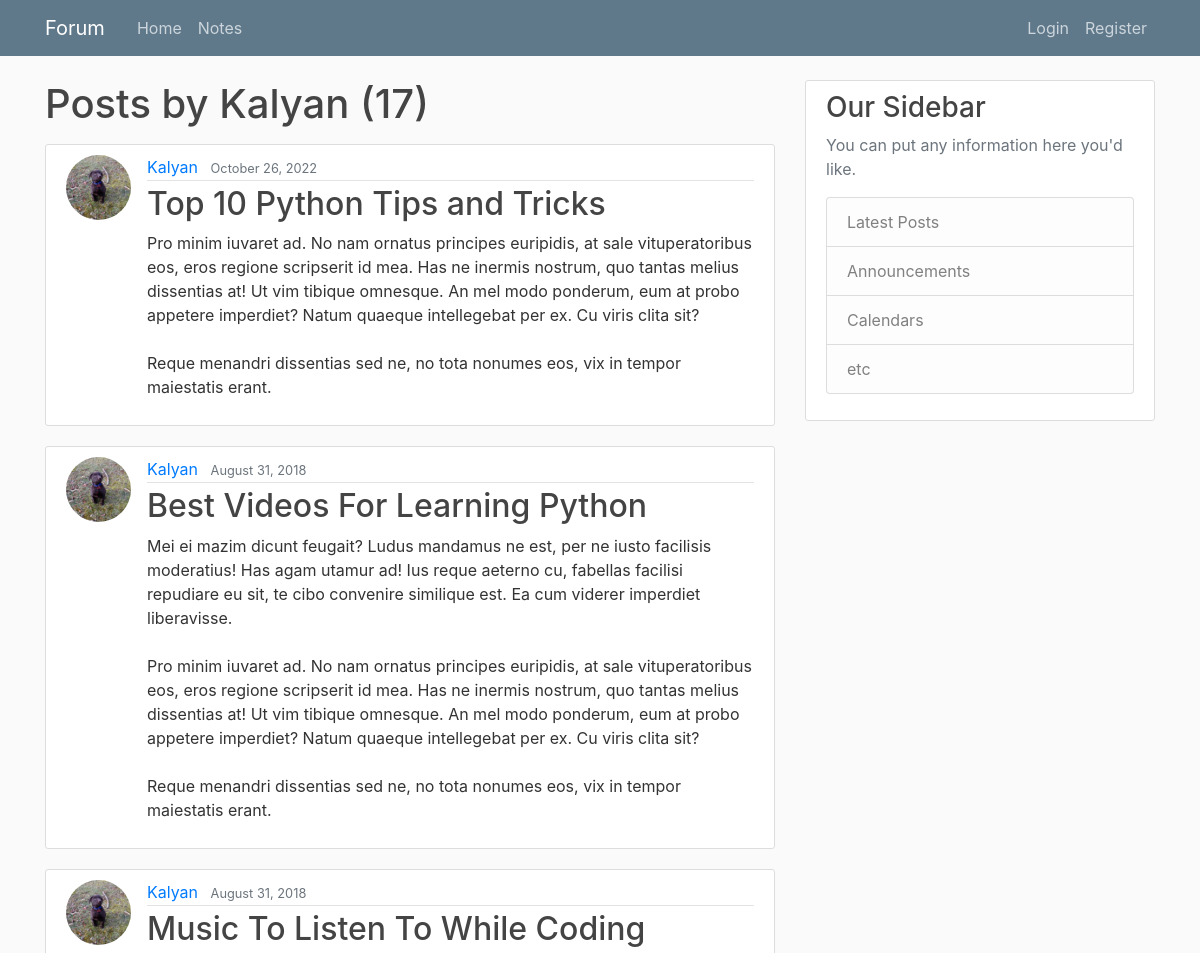
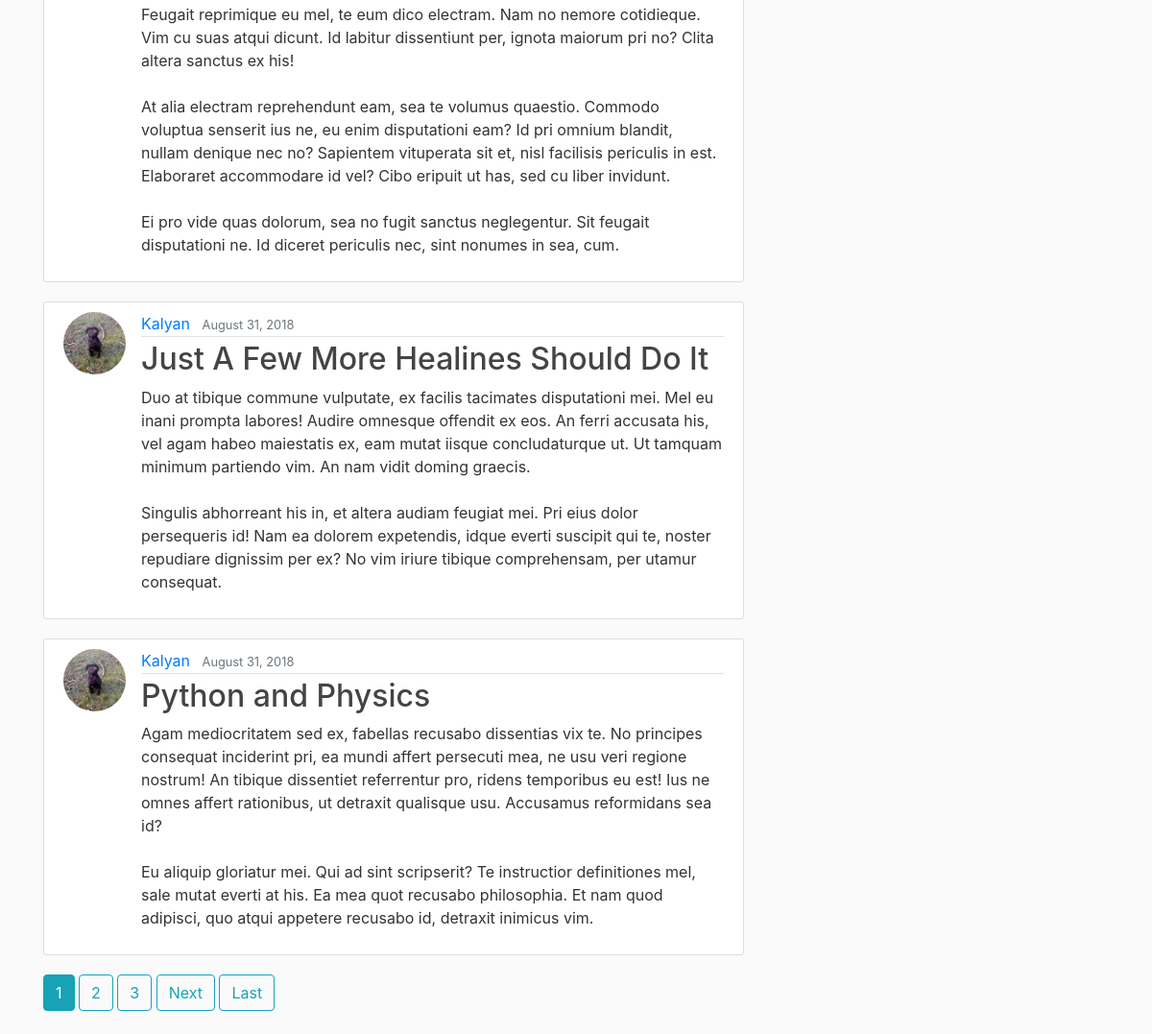
/user/Kalyan, run on the app's committed database (2 pictures, top to bottom).
### blog/models.py (models this page shows, shortened)
class Post(models.Model):
    title = models.CharField(max_length=100)
    content = models.TextField()
    date_posted = models.DateTimeField(default=timezone.now)
    author = models.ForeignKey(User, on_delete=models.CASCADE)

### users/models.py (models this page shows, shortened)
class Profile(models.Model):
    user = models.OneToOneField(User, on_delete=models.CASCADE)
    image = models.ImageField(default='default.jpg', upload_to='profile_pics')

### blog/views.py (the view)
# urls.py: path('user/<str:username>', UserPostListView.as_view(), name='user-posts'),
class UserPostListView(ListView):
    model = Post
    template_name = 'blog/user_posts.html'  # <app>/<model>_<viewtype>.html
    context_object_name = 'posts'
    paginate_by = 5
    def get_queryset(self):
        user = get_object_or_404(User, username=self.kwargs.get('username'))
        return Post.objects.filter(author=user).order_by('-date_posted')

### blog/templates/blog/user_posts.html (shortened to what this page needs)
{% extends "blog/base.html" %}
{% block content %}
    <h1 class="mb-3">Posts by {{ view.kwargs.username }} ({{ page_obj.paginator.count }})</h1>
    {% for post in posts %}
        <article class="media content-section">
          <img class="rounded-circle article-img" src="{{ post.author.profile.image.url }}">
          <div class="media-body">
            <div class="article-metadata">
              <a class="mr-2" href="{% url 'user-posts' post.author.username %}">{{ post.author }}</a>
              <small class="text-muted">{{ post.date_posted|date:"F d, Y" }}</small>
            </div>
            <h2><a class="article-title" href="{% url 'post-detail' post.id %}">{{ post.title }}</a></h2>
            <p class="article-content">{{ post.content }}</p>
          </div>
        </article>
    {% endfor %}
    {% if is_paginated %}
      {% for num in page_obj.paginator.page_range %}
        {% if page_obj.number == num %}
          <a class="btn btn-info mb-4" href="?page={{ num }}">{{ num }}</a>
        {% elif num > page_obj.number|add:'-3' and num < page_obj.number|add:'3' %}
          <a class="btn btn-outline-info mb-4" href="?page={{ num }}">{{ num }}</a>
        {% endif %}
      {% endfor %}
      {% if page_obj.has_next %}
        <a class="btn btn-outline-info mb-4" href="?page={{ page_obj.next_page_number }}">Next</a>
        <a class="btn btn-outline-info mb-4" href="?page={{ page_obj.paginator.num_pages }}">Last</a>
      {% endif %}
    {% endif %}
{% endblock content %}

### blog/static/blog/main.css (style rules this page uses)
body { background: #fafafa; color: #333333; margin-top: 5rem; }
h1, h2, h3, h4, h5, h6 { color: #444444; }
.content-section { background: #ffffff; padding: 10px 20px; border: 1px solid #dddddd; border-radius: 3px; margin-bottom: 20px; }
.article-title { color: #444444; }
.article-content { white-space: pre-line; }
.article-img { height: 65px; width: 65px; margin-right: 16px; }
.article-metadata { padding-bottom: 1px; margin-bottom: 4px; border-bottom: 1px solid #e3e3e3 }

### data on the page
Post: author.profile.image (picture), author "Kalyan", date_posted "October 26, 2022", title "Top 10 Python Tips and Tricks", content "Pro minim iuvaret ad. No nam ornatus principes euripidis, at sale vituperatoribus eos, eros regione scripserit id mea. Has ne inermis nostrum, quo tantas melius dissentias at! Ut vim tibique omnesque. An mel modo ponderum, eum at probo appetere imperdiet? Natum quaeque intellegebat per ex. Cu viris clita sit? Reque menandri dissentias sed ne, no tota nonumes eos, vix in tempor maiestatis erant."
Post: author.profile.image (picture), author "Kalyan", date_posted "August 31, 2018", title "Best Videos For Learning Python", content "Mei ei mazim dicunt feugait? Ludus mandamus ne est, per ne iusto facilisis moderatius! Has agam utamur ad! Ius reque aeterno cu, fabellas facilisi repudiare eu sit, te cibo convenire similique est. Ea cum viderer imperdiet liberavisse. Pro minim iuvaret ad. No nam ornatus principes euripidis, at sale vituperatoribus eos, eros regione scripserit id mea. Has ne inermis nostrum, quo tantas melius dissentias at! Ut vim tibique omnesque. An mel modo ponderum, eum at probo appetere imperdiet? Natum quaeque intellegebat per ex. Cu viris clita sit? Reque menandri dissentias sed ne, no tota nonumes eos, vix in tempor maiestatis erant."
Post: author.profile.image (picture), author "Kalyan", date_posted "August 31, 2018", title "Music To Listen To While Coding", content "Feugait reprimique eu mel, te eum dico electram. Nam no nemore cotidieque. Vim cu suas atqui dicunt. Id labitur dissentiunt per, ignota maiorum pri no? Clita altera sanctus ex his! At alia electram reprehendunt eam, sea te volumus quaestio. Commodo voluptua senserit ius ne, eu enim disputationi eam? Id pri omnium blandit, nullam denique nec no? Sapientem vituperata sit et, nisl facilisis periculis in est. Elaboraret accommodare id vel? Cibo eripuit ut has, sed cu liber invidunt. Ei pro vide quas dolorum, sea no fugit sanctus neglegentur. Sit feugait disputationi ne. Id diceret periculis nec, sint nonumes in sea, cum."
Post: author.profile.image (picture), author "Kalyan", date_posted "August 31, 2018", title "Just A Few More Healines Should Do It", content "Duo at tibique commune vulputate, ex facilis tacimates disputationi mei. Mel eu inani prompta labores! Audire omnesque offendit ex eos. An ferri accusata his, vel agam habeo maiestatis ex, eam mutat iisque concludaturque ut. Ut tamquam minimum partiendo vim. An nam vidit doming graecis. Singulis abhorreant his in, et altera audiam feugiat mei. Pri eius dolor persequeris id! Nam ea dolorem expetendis, idque everti suscipit qui te, noster repudiare dignissim per ex? No vim iriure tibique comprehensam, per utamur consequat."
Post: author.profile.image (picture), author "Kalyan", date_posted "August 31, 2018", title "Python and Physics", content "Agam mediocritatem sed ex, fabellas recusabo dissentias vix te. No principes consequat inciderint pri, ea mundi affert persecuti mea, ne usu veri regione nostrum! An tibique dissentiet referrentur pro, ridens temporibus eu est! Ius ne omnes affert rationibus, ut detraxit qualisque usu. Accusamus reformidans sea id? Eu aliquip gloriatur mei. Qui ad sint scripserit? Te instructior definitiones mel, sale mutat everti at his. Ea mea quot recusabo philosophia. Et nam quod adipisci, quo atqui appetere recusabo id, detraxit inimicus vim."

### other printed values
{{ view.kwargs.username }} "Kalyan"
{{ page_obj.paginator.count }} "17"
{{ num }} "1"
{{ num }} "2" "3"
